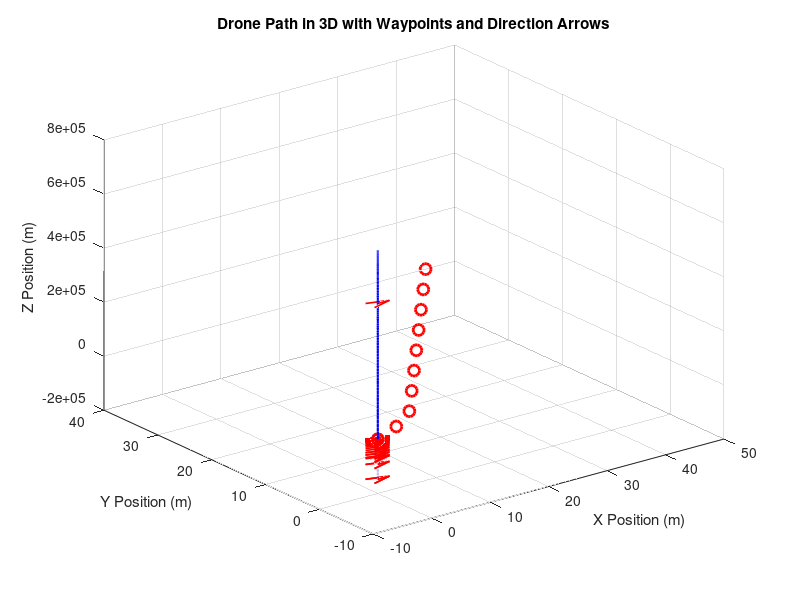
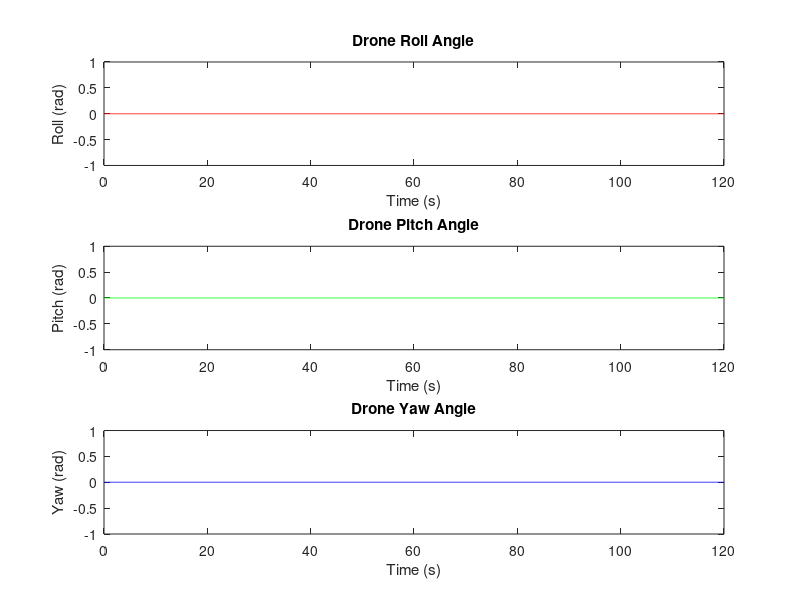

The MATLAB source for these figures, in order:
clc;
close all;
clear;

% Parameters
m = 5.0;    % mass of the drone (kg)
g = 9.81;   % gravitational acceleration (m/s^2)
Ix = 0.01;  % Moment of inertia around x-axis (kg*m^2)
Iy = 0.01;  % Moment of inertia around y-axis (kg*m^2)
Iz = 0.02;  % Moment of inertia around z-axis (kg*m^2)

% Desired speed (m/s)
desired_speed = 5.0;

% PID controller gains
Kp_pos = 5.0;  % Proportional gain for position
Ki_pos = 0.4;  % Integral gain for position
Kd_pos = 6.8;  % Derivative gain for position

% PID gains for yaw, roll, and pitch
Kp_yaw = 2.5;  % Proportional gain for yaw
Ki_yaw = 0.5;  % Integral gain for yaw
Kd_yaw = 2.0;  % Derivative gain for yaw

Kp_pitch = 3.0;  % Proportional gain for pitch
Ki_pitch = 0.8;  % Integral gain for pitch
Kd_pitch = 3.0;  % Derivative gain for pitch

Kp_roll = 3.0;  % Proportional gain for roll
Ki_roll = 0.8;  % Integral gain for roll
Kd_roll = 3.0;  % Derivative gain for roll

% Time interval for plotting arrows (in seconds)
arrow_plot_interval = 2.0;  % Plot arrows every 2 seconds

% State-space matrices
A = [0, 0, 0, 1, 0, 0;   % x_dot = u
     0, 0, 0, 0, 1, 0;   % y_dot = v
     0, 0, 0, 0, 0, 1;   % z_dot = w
     0, 0, 0, 0, 0, 0;   % u_dot = controlled by input
     0, 0, 0, 0, 0, 0;   % v_dot = controlled by input
     0, 0, 0, 0, 0, 0];  % w_dot = controlled by input

B = [0, 0, 0; 
     0, 0, 0; 
     0, 0, 0; 
     1/m, 0, 0; 
     0, 1/m, 0; 
     0, 0, 1/m];

C = eye(6);
D = zeros(6, 3);

% Initial conditions
x0 = [0; 0; 0; 0; 0; 0];  % [x; y; z; u; v; w]
yaw0 = 0;
pitch0 = 0;
roll0 = 0;

% Updated waypoints for smoother yaw transitions, including return to origin
waypoints = [0, 0, 10; 
             5, 2, 12; 
             10, 5, 14; 
             15, 10, 16; 
             20, 15, 18; 
             25, 20, 20; 
             30, 25, 18; 
             35, 30, 16; 
             40, 35, 14; 
             45, 40, 12;
             0, 0, 10];  % Final waypoint returns to origin

current_waypoint = 1;
tolerance = 0.5; % Distance tolerance to consider waypoint reached

% Time step
dt = 0.01;
time = 0:dt:120;  % Extended time to accommodate return to origin

% Initialize state
x = x0;
yaw = yaw0;
pitch = pitch0;
roll = roll0;

% Initialize arrays for storing results
x_array = zeros(6, length(time));
yaw_array = zeros(1, length(time));
pitch_array = zeros(1, length(time));
roll_array = zeros(1, length(time));

% PID integrals
integral_error_pos = [0; 0; 0];
integral_error_yaw = 0;
integral_error_pitch = 0;
integral_error_roll = 0;

% Speed control variables
integral_speed_error = 0;
Kp_speed = 2.0;  % Proportional gain for speed
Ki_speed = 0.1;  % Integral gain for speed
Kd_speed = 1.5;  % Derivative gain for speed

% Initialize figure for plotting
figure;
hold on;
plot3(waypoints(:,1), waypoints(:,2), waypoints(:,3), 'ro', 'MarkerSize', 8, 'LineWidth', 2);

% Simulation loop
for t = 1:length(time)
    % Check if the current waypoint is reached
    if norm([x(1) - waypoints(current_waypoint, 1), x(2) - waypoints(current_waypoint, 2), x(3) - waypoints(current_waypoint, 3)]) < tolerance
        % Move to the next waypoint if available
        if current_waypoint < size(waypoints, 1)
            current_waypoint = current_waypoint + 1;
        end
    end
    
    % Desired position and orientation
    x_des = waypoints(current_waypoint, 1);
    y_des = waypoints(current_waypoint, 2);
    z_des = waypoints(current_waypoint, 3);
    
    % Position errors
    error_pos = [x_des - x(1); y_des - x(2); z_des - x(3)];

    % Update integral errors for position
    integral_error_pos = integral_error_pos + error_pos * dt;
    
    % Desired velocities (PID control)
    u_des = Kp_pos * error_pos(1) + Ki_pos * integral_error_pos(1) - Kd_pos * x(4);
    v_des = Kp_pos * error_pos(2) + Ki_pos * integral_error_pos(2) - Kd_pos * x(5);
    w_des = Kp_pos * error_pos(3) + Ki_pos * integral_error_pos(3) - Kd_pos * x(6);
    
    % Calculate current speed
    current_speed = norm([x(4), x(5), x(6)]);
    
    % Avoid division by zero
    if current_speed < 1e-6
        current_speed = 1e-6;
    end
    
    % Speed control (PID)
    speed_error = desired_speed - current_speed;
    integral_speed_error = integral_speed_error + speed_error * dt;
    speed_correction = Kp_speed * speed_error + Ki_speed * integral_speed_error - Kd_speed * (current_speed - norm([x(4), x(5), x(6)]));
    
    % Adjust desired velocities based on speed correction
    velocity_correction_factor = (desired_speed + speed_correction) / current_speed;
    
    % Apply velocity correction only if it's meaningful
    if ~isnan(velocity_correction_factor) && isfinite(velocity_correction_factor) && velocity_correction_factor > 0
        u_des = u_des * velocity_correction_factor;
        v_des = v_des * velocity_correction_factor;
        w_des = w_des * velocity_correction_factor;
    end
    
    % Yaw control
    yaw_error = atan2(y_des - x(2), x_des - x(1)) - yaw;
    integral_error_yaw = integral_error_yaw + yaw_error * dt;
    yaw_dot = Kp_yaw * yaw_error + Ki_yaw * integral_error_yaw - Kd_yaw * yaw;

    % Pitch control: make pitch respond to forward/backward movement
    pitch_error = u_des;  % Pitch to control forward velocity
    integral_error_pitch = integral_error_pitch + pitch_error * dt;
    pitch_dot = Kp_pitch * pitch_error + Ki_pitch * integral_error_pitch - Kd_pitch * pitch;

    % Roll control: make roll respond to lateral movement
    roll_error = v_des;  % Roll to control lateral velocity
    integral_error_roll = integral_error_roll + roll_error * dt;
    roll_dot = Kp_roll * roll_error + Ki_roll * integral_error_roll - Kd_roll * roll;

    % Update roll, pitch, and yaw
    roll = roll + roll_dot * dt;
    pitch = pitch + pitch_dot * dt;
    yaw = yaw + yaw_dot * dt;

    % Store orientation for later analysis
    roll_array(t) = roll;
    pitch_array(t) = pitch;
    yaw_array(t) = yaw;
    
    % Input vector u(t) [u_des; v_des; w_des]
    u = [u_des; v_des; w_des];
    
    % State-space equation
    x_dot = A * x + B * u;
    
    % Update state variables
    x = x + x_dot * dt;
    
    % Store results
    x_array(:, t) = x;

    % Plot direction arrows at intervals based on the specified time interval
    if mod(t*dt, arrow_plot_interval) < dt && current_waypoint < size(waypoints, 1)
        % Calculate rotation matrix from Euler angles (roll, pitch, yaw)
        R_yaw = [cos(yaw), -sin(yaw), 0;
                 sin(yaw),  cos(yaw), 0;
                 0,         0,        1];
             
        R_pitch = [cos(pitch), 0, sin(pitch);
                   0,          1, 0;
                  -sin(pitch), 0, cos(pitch)];
              
        R_roll = [1, 0,          0;
                  0, cos(roll), -sin(roll);
                  0, sin(roll),  cos(roll)];
              
        % Overall rotation matrix
        R = R_yaw * R_pitch * R_roll;
        
        % Direction vector (pointing forward along the x-axis in body frame)
        direction = R * [1; 0; 0];
        
        % Plot the arrow
        quiver3(x_array(1,t), x_array(2,t), x_array(3,t), direction(1), direction(2), direction(3), 2, 'r', 'LineWidth', 1.2, 'MaxHeadSize', 1);
    end
end

% Final plot adjustments
plot3(x_array(1,:), x_array(2,:), x_array(3,:), 'b', 'LineWidth', 1.5);
xlabel('X Position (m)');
ylabel('Y Position (m)');
zlabel('Z Position (m)');
title('Drone Path in 3D with Waypoints and Direction Arrows');
grid on;
view(3);  % Ensure the plot is in 3D view
hold off;

% Plot roll, pitch, yaw variations
figure;
subplot(3,1,1);
plot(time, roll_array, 'r');
xlabel('Time (s)');
ylabel('Roll (rad)');
title('Drone Roll Angle');

subplot(3,1,2);
plot(time, pitch_array, 'g');
xlabel('Time (s)');
ylabel('Pitch (rad)');
title('Drone Pitch Angle');

subplot(3,1,3);
plot(time, yaw_array, 'b');
xlabel('Time (s)');
ylabel('Yaw (rad)');
title('Drone Yaw Angle');
